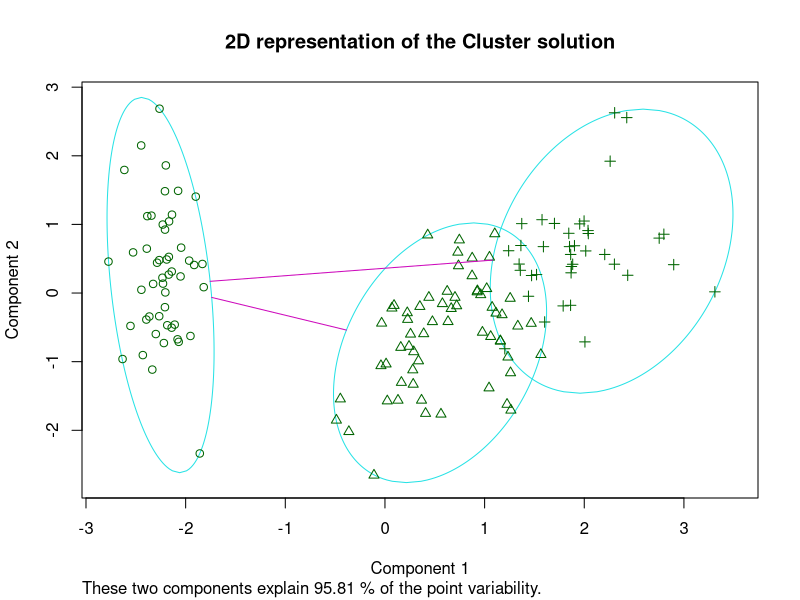
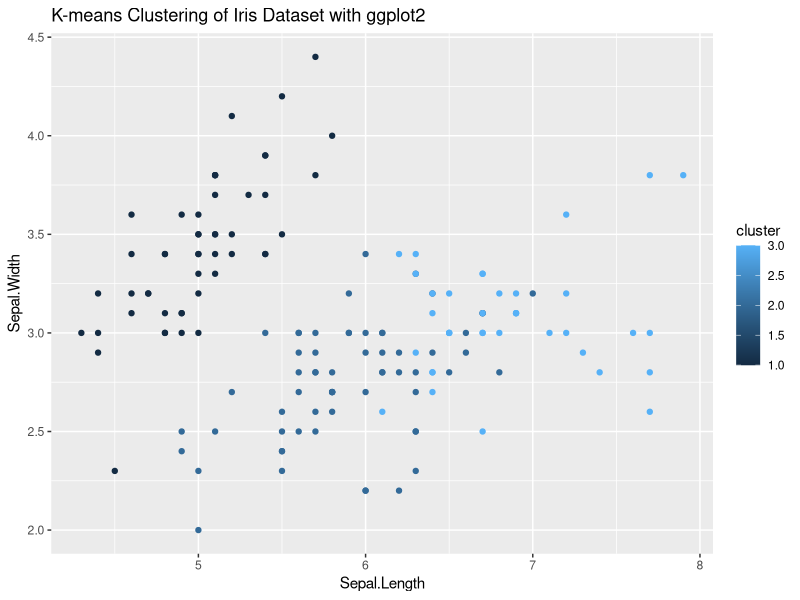

These figures' R source, in order:
# Load necessary libraries
library(cluster)
library(ggplot2)

# Use the iris dataset and exclude the Species column for clustering
x <- iris[-5]

model <- kmeans(x,centers =  3)

# Add cluster assignments to the data
iris$cluster <- model$cluster

# Use clusplot for visualization
clusplot(x, model$cluster, main="2D representation of the Cluster solution")

# Optionally, plot Sepal.Length vs Sepal.Width with ggplot for comparison
ggplot(iris, aes(x = Sepal.Length, y = Sepal.Width, color = cluster)) + 
  geom_point() + 
  labs(title = "K-means Clustering of Iris Dataset with ggplot2")
